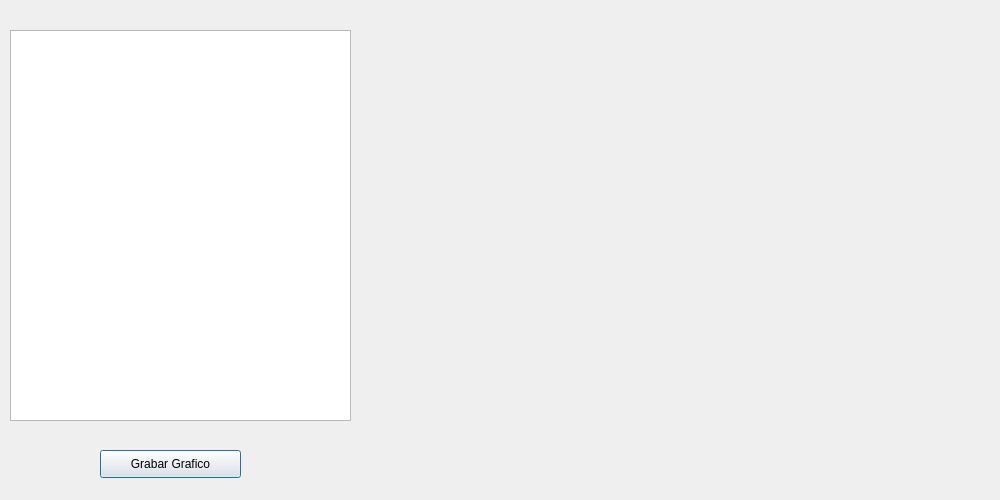
<?xml version="1.0" encoding="UTF-8"?>
<ui version="4.0">
 <class>dlgDemo60</class>
 <widget class="QDialog" name="dlgDemo60">
  <property name="geometry">
   <rect>
    <x>0</x>
    <y>0</y>
    <width>1000</width>
    <height>500</height>
   </rect>
  </property>
  <property name="windowTitle">
   <string>Grafico de Barras de Stock de Productos x Categorias con QPainter</string>
  </property>
  <widget class="QTableView" name="tblCategoria">
   <property name="geometry">
    <rect>
     <x>10</x>
     <y>30</y>
     <width>341</width>
     <height>391</height>
    </rect>
   </property>
  </widget>
  <widget class="QLabel" name="lblGrafico">
   <property name="geometry">
    <rect>
     <x>370</x>
     <y>30</y>
     <width>611</width>
     <height>441</height>
    </rect>
   </property>
   <property name="text">
    <string/>
   </property>
  </widget>
  <widget class="QPushButton" name="btnGrabarGrafico">
   <property name="geometry">
    <rect>
     <x>100</x>
     <y>450</y>
     <width>141</width>
     <height>28</height>
    </rect>
   </property>
   <property name="text">
    <string>Grabar Grafico</string>
   </property>
  </widget>
 </widget>
 <resources/>
 <connections/>
</ui>
